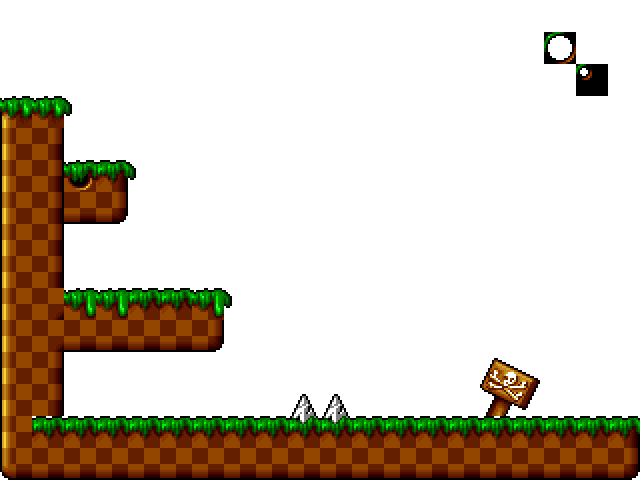

A level layout from a 2D game, rendered from its tile map. Below: a short description, then the map file with tile-grid data replaced by summaries:
An orthogonal 20x15 tile map with 32x32 px tiles, 2 tile layers (Background, foreground).

<map version="1.0" orientation="orthogonal" renderorder="right-down" width="20" height="15" tilewidth="32" tileheight="32" backgroundcolor="#FFFFFF">
 <tileset firstgid="1" name="level1-tileset" tilewidth="32" tileheight="32">
  <image source="level1-tileset.png" width="640" height="241" />
 </tileset>
 <layer name="Background" width="20" height="15">
  <data>[300 cells, 2 non-empty, 2 distinct tile ids]</data>
 </layer>
 <layer name="foreground" width="20" height="15">
  <data>[300 cells, 83 non-empty, 19 distinct tile ids]</data>
 </layer>
</map>